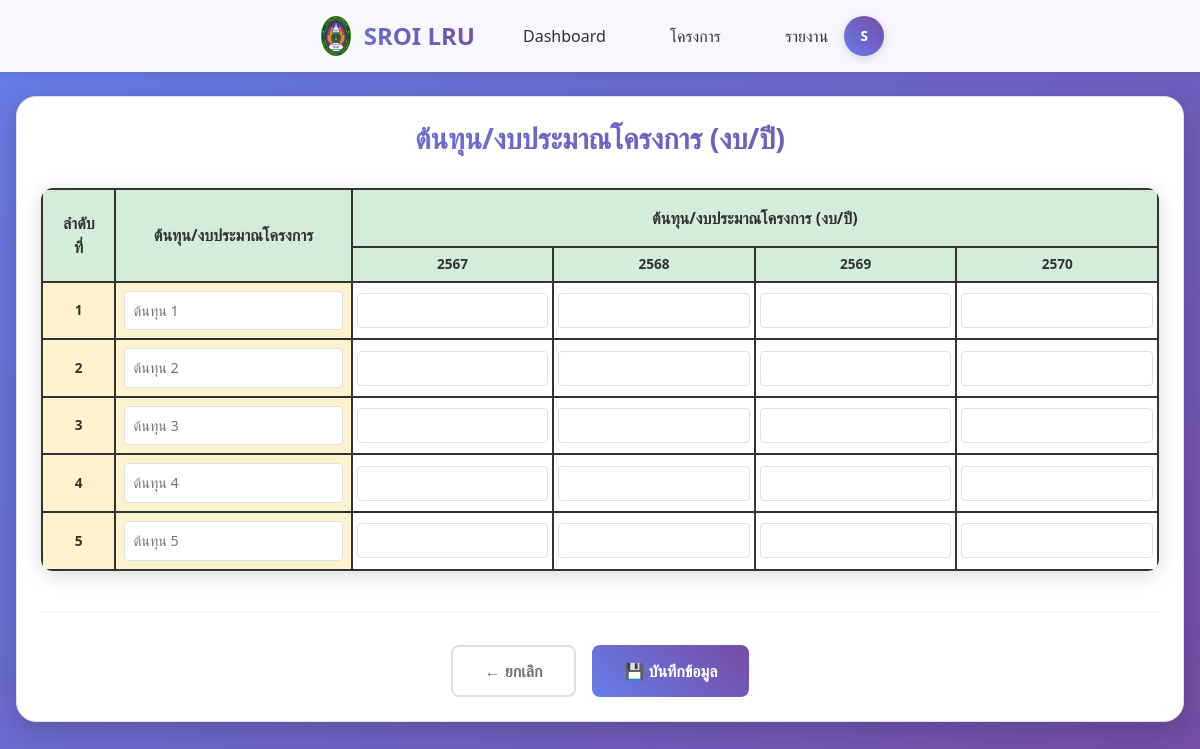
Page /impact_pathway/cost.php (signed in) on the committed database.
### tables this page shows
CREATE TABLE `years` (
  `year_id` int(11) NOT NULL,
  `year_be` varchar(10) NOT NULL COMMENT 'ปี พ.ศ. เช่น 2567, 2568',
  `year_ad` int(11) NOT NULL COMMENT 'ปี ค.ศ. เช่น 2024, 2025',
  `year_display` varchar(50) NOT NULL COMMENT 'ชื่อปีที่แสดง เช่น 2567, 25xx',
  `year_description` varchar(200) DEFAULT NULL COMMENT 'รายละเอียดปี',
  `is_active` tinyint(1) DEFAULT 1 COMMENT 'สถานะการใช้งาน',
  `sort_order` int(11) DEFAULT 0 COMMENT 'ลำดับการแสดงผล',
  `created_at` timestamp NOT NULL DEFAULT current_timestamp(),
  `updated_at` timestamp NOT NULL DEFAULT current_timestamp() ON UPDATE current_timestamp()
);

### impact_pathway/cost.php (the view, shortened to what this page needs)
<?php
require_once '../config.php';
$available_years = [];
$years_query = "SELECT year_be, year_display FROM years WHERE is_active = 1 ORDER BY sort_order ASC";
$years_result = mysqli_query($conn, $years_query);
if ($years_result) {
    while ($year = mysqli_fetch_assoc($years_result)) {
        $available_years[] = $year;
    }
}
?>
<!DOCTYPE html>
<html lang="th">
<head>
    <link href="https://cdn.jsdelivr.net/npm/bootstrap@5.3.0/dist/css/bootstrap.min.css" rel="stylesheet">
    <link href="https://cdnjs.cloudflare.com/ajax/libs/font-awesome/6.0.0/css/all.min.css" rel="stylesheet">
</head>
<body>
    <?php
    include '../navbar.php';
    ?>
    <div class="main-container" style="margin-top: 80px;">
        <div class="form-container">
            <h2 class="form-title">ต้นทุน/งบประมาณโครงการ (งบ/ปี)</h2>
            <form method="POST" id="costForm">
                <table class="cost-table">
                    <thead>
                        <tr>
                            <th rowspan="2" class="header-main">ลำดับที่</th>
                            <th rowspan="2" class="header-main">ต้นทุน/งบประมาณโครงการ</th>
                            <th colspan="<?php echo count($available_years); ?>" class="header-main">ต้นทุน/งบประมาณโครงการ (งบ/ปี)</th>
                        </tr>
                        <tr>
                            <?php foreach ($available_years as $year): ?>
                                <th class="header-year"><?php echo htmlspecialchars($year['year_display']); ?></th>
                            <?php endforeach; ?>
                        </tr>
                    </thead>
                    <tbody>
                        <?php for ($i = 1; $i <= 5; $i++): ?>
                            <?php
                            $existing_name = '';
                            ?>
                            <tr>
                                <td class="row-number"><?php echo $i; ?></td>
                                <td class="cost-input">
                                    <input type="text" name="cost[<?php echo $i; ?>]"
                                        placeholder="ต้นทุน <?php echo $i; ?>"
                                        value="<?php echo htmlspecialchars($existing_name); ?>">
                                </td>
                                <?php foreach ($available_years as $year): ?>
                                    <?php
                                    $existing_value = '';
                                    ?>
                                    <td class="value-cell">
                                        <input type="text" name="value_<?php echo $i; ?>_<?php echo $year['year_be']; ?>"
                                               value="<?php echo $existing_value; ?>">
                                    </td>
                                <?php endforeach; ?>
                            </tr>
                        <?php endfor; ?>
                    </tbody>
                </table>
                <div class="form-actions">
                    <button type="button" class="btn btn-secondary" onclick="goBack()">
                        ← ยกเลิก
                    </button>
                    <button type="submit" class="btn btn-primary" id="submitBtn">
                        💾 บันทึกข้อมูล
                    </button>
                </div>
            </form>
        </div>
    </div>
</body>
</html>

### impact_pathway/cost.php (style rules this page uses)
* { margin: 0; padding: 0; box-sizing: border-box; }
:root { --primary-color: #667eea; --secondary-color: #764ba2; --success-color: #56ab2f; --warning-color: #f093fb; --danger-color: #f5576c; --info-color: #4ecdc4; --light-bg: #f8f9fa; --white: #ffffff; --text-dark: #333333; --text-muted: #6c757d; --border-color: #e0e0e0; --shadow-light: 0 2px 10px rgba(0, 0, 0, 0.1); --shadow-medium: 0 4px 20px rgba(0, 0, 0, 0.15); --shadow-heavy: 0 8px 30px rgba(0, 0, 0, 0.2); }
body { font-family: 'Segoe UI', Tahoma, Geneva, Verdana, sans-serif; background: linear-gradient(135deg, var(--primary-color) 0%, var(--secondary-color) 100%); min-height: 100vh; color: var(--text-dark); }
.main-container { max-width: 1400px; margin: 0 auto; padding: 2rem; }
.form-container { background: white; border-radius: 20px; padding: 2.5rem; box-shadow: var(--shadow-heavy); border: 1px solid var(--border-color); }
.form-title { font-size: 1.8rem; color: var(--text-dark); margin-bottom: 2rem; text-align: center; background: linear-gradient(45deg, var(--primary-color), var(--secondary-color)); -webkit-background-clip: text; -webkit-text-fill-color: transparent; background-clip: text; font-weight: bold; }
.cost-table { width: 100%; border-collapse: collapse; margin-bottom: 2rem; box-shadow: var(--shadow-medium); border-radius: 12px; overflow: hidden; }
.cost-table th, .cost-table td { border: 2px solid #333; text-align: center; vertical-align: middle; }
.header-main { background-color: #d4edda; font-weight: bold; font-size: 1rem; padding: 1rem; }
.header-year { background-color: #d4edda; font-weight: bold; font-size: 0.85rem; padding: 0.5rem; writing-mode: vertical-rl; text-orientation: mixed; }
.row-number { background-color: #fff3cd; font-weight: bold; padding: 0.75rem; min-width: 60px; }
.cost-input { background-color: #fff3cd; padding: 0.5rem; min-width: 200px; }
.cost-input input { width: 100%; border: 1px solid var(--border-color); border-radius: 4px; padding: 0.5rem; font-size: 0.9rem; }
.value-cell { background-color: #fff; padding: 0.25rem; min-width: 80px; }
.value-cell input { width: 100%; border: 1px solid var(--border-color); border-radius: 4px; padding: 0.4rem; text-align: right; font-size: 0.85rem; }
.form-actions { display: flex; justify-content: center; gap: 1rem; margin-top: 2.5rem; padding-top: 2rem; border-top: 2px solid var(--light-bg); }
.btn { padding: 0.75rem 2rem; border: none; border-radius: 8px; font-size: 1rem; font-weight: 600; cursor: pointer; transition: all 0.3s ease; text-decoration: none; display: inline-flex; align-items: center; gap: 0.5rem; }
.btn-primary { background: linear-gradient(45deg, var(--primary-color), var(--secondary-color)); color: white; }
.btn-secondary { background: transparent; color: var(--text-muted); border: 2px solid var(--border-color); }
@media (max-width: 1200px) { .main-container { padding: 1rem; } }
@media (max-width: 1200px) { .form-container { padding: 1.5rem; } }
@media (max-width: 1200px) { .cost-table { font-size: 0.85rem; } }
@media (max-width: 1200px) { .header-year { writing-mode: horizontal-tb; text-orientation: initial; padding: 0.4rem; } }

### rows in the picture
years: year_display "2567"
years: year_display "2568"
years: year_display "2569"
years: year_display "2570"

### other values in the picture
$initials "S"
